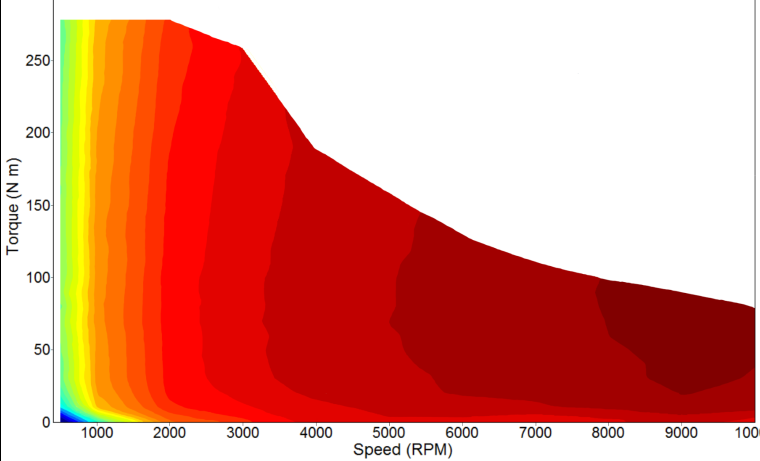
#> input picture Updated motor map/Leaf inverter map.PNG, 1520 x 922 px (shown at 1/2 size)
$ python max_torque.py
#> lines starting #> are read from the running program, lines starting #| are printed output that depends on the picture
# -*- coding: utf-8 -*-
"""

Max Torque

Created on Mon Mar  5 10:32:31 2018

@author: jmajor
"""

import matplotlib.pyplot as plt
import matplotlib.image as mpimg
import numpy as np
import pandas as pd


def max_torque():
    '''this function starts at the bottom row of a column of pixles and moves upwards looking for a specific color(the max torque line color. Once it matches the color it saves the pixel location and moves over one column to the right'''
    color = list(map_image[30][121]) #max torque line color. this can reference an existing pixel or be a list of known RGB values
    torque_max_pix = [] #variable for the Y-axis location of the pixel
    speed_pix = [] #variable for the X-axis location of the pixel
    for j in range(120,1507): #range is the number of columns in the image map area (area of interest) 119,1505
        for i in range(820,37,-1): #range is the number of rows. Starts at the bottom and moves up
            pix = map_image[i][j]
            if list(pix) == color:
                torque_max_pix.append(i)
                speed_pix.append(j)
                break
    return speed_pix,torque_max_pix


def setup():
    '''Leaf inverter'''
    '''This function sets up the scale being used in the image.
    these lists must be changed to match the individual image being used'''

    #import the effencicy map image
    map_file = 'Leaf inverter map.PNG'
    map_image = mpimg.imread(map_file)
#> map_image is the input picture: shape (922, 1520, 4) float32; mean R, G, B, A 0.891, 0.568, 0.502, 1

    speed_x = [1000,2000,3000,4000,5000,6000,7000,8000,9000,10000] #the incriments of RPM shown in the image
    speed_y = [194,339,485,632,778,922,1071,1216,1363,1507] #x-axis pixel locations corosponding to the RPM incriment locations

    torque_x = [50,100,150,200,250]  #the incriments of torque shown in the image
    torque_y = [699,555,410,265,121] #the corosponding y-axis pixel locations

    speed_cof = np.polyfit(speed_x,speed_y,5) #fits the data to a third degree poly
    torque_cof = np.polyfit(torque_x, torque_y, 5) #fits the data to a third degree poly

    speed_fit = np.poly1d(speed_cof) #function to fit the data. Enter the RPM and get pixel location
    torque_fit = np.poly1d(torque_cof) #function to fit the data. Enter the Torque and get pixel location


    return speed_fit, torque_fit, map_image


def lookup(speed_pix,torque_max_pix):
    '''this function takes in two list of the pixel location and outputs a lookup table for the max torque value at a given RPM'''

    speed_x = [1000,2000,3000,4000,5000,6000,7000,8000,9000,10000] #the incriments of RPM shown in the image
    speed_y = [194,339,485,632,778,922,1071,1216,1363,1507] #x-axis pixel locations corosponding to the RPM incriment locations

    torque_x = [50,100,150,200,250]  #the incriments of torque shown in the image
    torque_y = [699,555,410,265,121]

    #these two are backwards from the setup() function so that you input a pixel location and it outputs a speed or torque value
    speed_cof = np.polyfit(speed_y,speed_x,4)
    torque_cof = np.polyfit(torque_y,torque_x,  4)

    speed_fit = np.poly1d(speed_cof) #function to fit the data. Enter the pixel location and get RPM
    torque_fit = np.poly1d(torque_cof) #function to fit the data. Enter the pixel location and get Torque

    speed = [round(speed_fit(x)) for x in speed_pix]
    torque_max = [torque_fit(x) for x in torque_max_pix]

    lis = list(zip(speed,torque_max))

    lookup = pd.DataFrame(lis, columns = ['speed(RPM)','max_torque'])

    return lookup


#runs the setup function.
speed_fit, torque_fit, map_image = setup()

#gets the pixel pixle
speed_pix, torque_max_pix = max_torque()
#> in max_torque, `color = list(map_image[30][121])`: color = [1, 1, 1, 1]
#> after the loop in max_torque, `for j in range(120,1507):`: speed_pix = 1387 values from 120 to 1506; torque_max_pix = 1387 values, max 612 at index 1386, min 38 at index 0, mean 345.2
#> speed_pix = 1387 values from 120 to 1506

#gives a buffer of 5 pixels
torque_max_pix = [x + 2 for x in torque_max_pix]
#> torque_max_pix = 1387 values, max 614 at index 1386, min 40 at index 0, mean 347.2

#creates the lookup table
lookup_table = lookup(speed_pix, torque_max_pix)
#> in lookup, `speed = [round(speed_fit(x)) for x in speed_pix]`: speed = 1387 values from 495 to 9991
#> in lookup, `torque_max = [torque_fit(x) for x in torque_max_pix]`: torque_max = 1387 values, max 278.4 at index 0, min 79.57 at index 1386, mean 171.9
#> in lookup, `lis = list(zip(speed,torque_max))`: lis = 1387 pairs, first value 495 to 9991, second value 79.57 to 278.4
#> in lookup, `lookup = pd.DataFrame(lis, columns = ['speed(RPM)','max_torque'])`: lookup = table of 1387 rows and 2 columns
#> lookup_table = table of 1387 rows and 2 columns

#plots the original image and then the location of the max torque for each given RPM
plt.imshow(map_image)
plt.plot(speed_fit(lookup_table['speed(RPM)']), torque_fit(lookup_table['max_torque']), 'go')
plt.show()
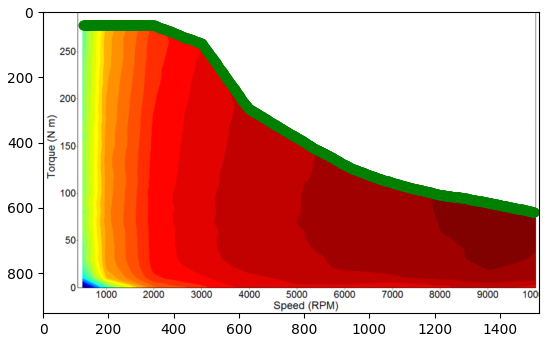
#> figure drawn by matplotlib, 1 panel
